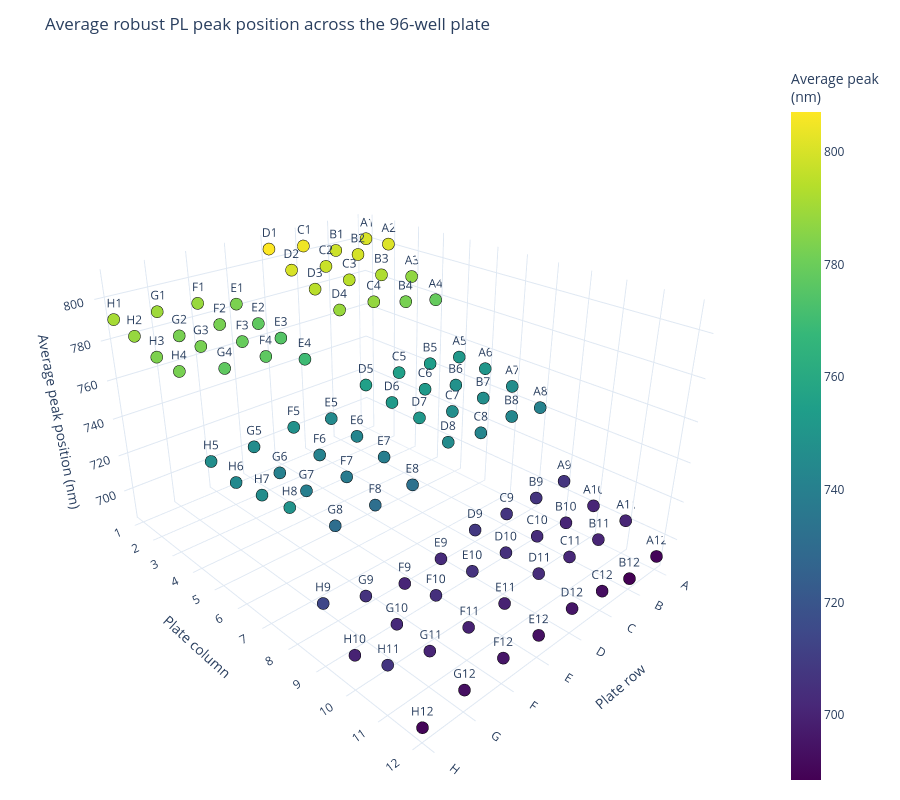

This figure's notebook cell:
### Code cell
import numpy as np
import pandas as pd
import plotly.graph_objects as go
import re


# ============================================================
# HELPER: PARSE WELL LABEL
# ============================================================

def parse_well(well):
    """
    Convert well label like 'F2' into:
        row_letter = 'F'
        row_index  = 5
        col_number = 2
    """

    match = re.match(
        r"([A-H])(\d+)",
        str(well)
    )

    if match is None:
        raise ValueError(
            f"Could not parse well: {well}"
        )

    row_letter = match.group(1)
    col_number = int(match.group(2))

    row_index = (
        ord(row_letter) - ord("A")
    )

    return (
        row_letter,
        row_index,
        col_number,
    )


# ============================================================
# 3D AVERAGE PEAK POSITION PLOT
# ============================================================

def plot_average_peak_position_3d(
    z_padding_fraction=0.05,
    minimum_z_padding=2.0,
    show_well_labels=True,
):
    """
    Plot average robust PL peak position for each well.

    x-axis = plate row letter (A-H)
    y-axis = plate column number (1-12)
    z-axis = average of Top and Bottom robust PL peaks

    Parameters
    ----------
    z_padding_fraction : float
        Fraction of the observed z-range added as padding.

    minimum_z_padding : float
        Minimum padding in nm above and below the data.

    show_well_labels : bool
        If True, display well labels beside the points.
    """

    # --------------------------------------------------------
    # Copy feature table
    # --------------------------------------------------------

    df = quaternary_features.copy()


    # --------------------------------------------------------
    # Check required columns
    # --------------------------------------------------------

    required_columns = [
        "well",
        "Top_robust_peak_nm",
        "Bottom_robust_peak_nm",
    ]

    for column in required_columns:

        if column not in df.columns:

            raise ValueError(
                f"Required column '{column}' "
                "not found in quaternary_features."
            )


    # --------------------------------------------------------
    # Average Top and Bottom robust peak positions
    # --------------------------------------------------------

    df["Average_peak_nm"] = (

        df["Top_robust_peak_nm"]
        +
        df["Bottom_robust_peak_nm"]

    ) / 2.0


    # Remove rows with missing peak data
    df = df.dropna(
        subset=[
            "Average_peak_nm"
        ]
    ).copy()


    # --------------------------------------------------------
    # Parse plate coordinates
    # --------------------------------------------------------

    parsed = df["well"].apply(
        parse_well
    )


    df["row_letter"] = parsed.apply(
        lambda value: value[0]
    )

    df["row_index"] = parsed.apply(
        lambda value: value[1]
    )

    df["col_number"] = parsed.apply(
        lambda value: value[2]
    )


    # Sort in plate order
    df = df.sort_values(
        [
            "row_index",
            "col_number",
        ]
    ).reset_index(drop=True)


    # ========================================================
    # TIGHT Z-AXIS LIMITS
    # ========================================================

    z_min = df[
        "Average_peak_nm"
    ].min()

    z_max = df[
        "Average_peak_nm"
    ].max()

    z_span = z_max - z_min


    z_padding = max(

        z_padding_fraction * z_span,

        minimum_z_padding,
    )


    z_lower = z_min - z_padding
    z_upper = z_max + z_padding


    print(
        f"Average peak range: "
        f"{z_min:.1f} to {z_max:.1f} nm"
    )

    print(
        f"Displayed z-axis range: "
        f"{z_lower:.1f} to {z_upper:.1f} nm"
    )


    # ========================================================
    # BUILD HOVER DATA
    # ========================================================

    hover_columns = [
        "well",
        "Top_robust_peak_nm",
        "Bottom_robust_peak_nm",
        "Average_peak_nm",
    ]


    # Add composition columns if available
    optional_columns = [
        "FA_fraction",
        "Cs_fraction",
        "Rb_fraction",
        "DMA_fraction",
        "I_fraction",
        "Br_fraction",
        "Cl_fraction",
    ]


    for column in optional_columns:

        if column in df.columns:
            hover_columns.append(
                column
            )


    custom_data = df[
        hover_columns
    ].to_numpy()


    # ========================================================
    # 3D SCATTER
    # ========================================================

    fig = go.Figure()


    fig.add_trace(

        go.Scatter3d(

            x=df["row_index"],

            y=df["col_number"],

            z=df["Average_peak_nm"],


            mode=(
                "markers+text"
                if show_well_labels
                else "markers"
            ),


            text=(
                df["well"]
                if show_well_labels
                else None
            ),


            textposition="top center",


            marker=dict(

                size=7,

                color=df[
                    "Average_peak_nm"
                ],

                colorscale="Viridis",

                cmin=z_min,

                cmax=z_max,

                colorbar=dict(
                    title="Average peak<br>(nm)"
                ),

                line=dict(
                    color="black",
                    width=0.5,
                ),
            ),


            customdata=custom_data,


            hovertemplate=(

                "<b>Well %{customdata[0]}</b>"

                "<br>Top peak = "
                "%{customdata[1]:.1f} nm"

                "<br>Bottom peak = "
                "%{customdata[2]:.1f} nm"

                "<br><b>Average peak = "
                "%{customdata[3]:.1f} nm</b>"

                "<extra></extra>"
            ),
        )
    )


    # ========================================================
    # LAYOUT
    # ========================================================

    fig.update_layout(

        title=(
            "Average robust PL peak position "
            "across the 96-well plate"
        ),

        height=800,

        template="plotly_white",


        scene=dict(

            # ------------------------------------------------
            # X AXIS: ROW LETTER
            # ------------------------------------------------

            xaxis=dict(

                title="Plate row",

                tickmode="array",

                tickvals=list(
                    range(8)
                ),

                ticktext=list(
                    "ABCDEFGH"
                ),
            ),


            # ------------------------------------------------
            # Y AXIS: COLUMN NUMBER
            # ------------------------------------------------

            yaxis=dict(

                title="Plate column",

                tickmode="array",

                tickvals=list(
                    range(1, 13)
                ),

                ticktext=[
                    str(value)
                    for value in range(1, 13)
                ],
            ),


            # ------------------------------------------------
            # Z AXIS: TIGHT PEAK RANGE
            # ------------------------------------------------

            zaxis=dict(

                title=(
                    "Average peak position (nm)"
                ),

                range=[
                    z_lower,
                    z_upper,
                ],

                nticks=8,
            ),


            # ------------------------------------------------
            # CAMERA
            # ------------------------------------------------

            camera=dict(

                eye=dict(

                    x=1.5,

                    y=1.6,

                    z=1.1,
                )
            ),


            aspectmode="manual",

            aspectratio=dict(

                x=1.0,

                y=1.3,

                z=0.8,
            ),
        ),


        margin=dict(

            l=10,

            r=10,

            t=60,

            b=10,
        ),
    )


    return fig


# ============================================================
# RUN
# ============================================================

average_peak_3d = (
    plot_average_peak_position_3d()
)

average_peak_3d.show()

### Figure 1 — Plotly figure (JSON) as saved in the notebook; plotly's stock layout.template omitted (floating-point values rounded to 4 significant figures; data arrays with more than 128 entries replaced by an {"elided": "..."} marker saying what was removed)
{"data": [{"customdata": {"elided": "96x11 mixed values"}, "hovertemplate": "<b>Well %{customdata[0]}</b><br>Top peak = %{customdata[1]:.1f} nm<br>Bottom peak = %{customdata[2]:.1f} nm<br><b>Average peak = %{customdata[3]:.1f} nm</b><extra></extra>", "marker": {"cmax": 807, "cmin": 688.5, "color": [800.5, 801.0, 787.0, 778.5, 751.5, 750.5, 746.5, 741.0, 707.0, 701.0, 701.0, 690.0, 798.0, 799.5, 792.5, 782.5, 754.0, 748.0, 747.0, 743.5, 706.5, 701.0, 700.5, 688.5, 804.5, 797.5, 794.5, 787.5, 755.5, 752.5, 747.0, 742.5, 707.0, 703.5, 701.5, 693.0, 807.0, 800.0, 794.5, 788.5, 755.5, 752.5, 751.0, 745.5, 708.0, 705.0, 703.5, 695.5, 783.0, 777.5, 775.0, 769.5, 745.0, 742.5, 739.0, 732.5, 703.0, 706.0, 699.5, 694.0, 788.5, 782.5, 779.0, 777.0, 748.0, 741.0, 737.5, 731.5, 701.0, 705.0, 699.5, 695.5, 789.5, 782.5, 782.5, 777.5, 746.0, 740.5, 739.5, 731.0, 706.0, 702.5, 700.5, 693.5, 791.0, 788.0, 783.5, 782.5, 747.0, 744.5, 746.5, 749.0, 714.0, 700.0, 707.0, 690.0], "colorbar": {"title": {"text": "Average peak<br>(nm)"}}, "colorscale": [[0, "#440154"], [0.1111, "#482878"], [0.2222, "#3e4989"], [0.3333, "#31688e"], [0.4444, "#26828e"], [0.5556, "#1f9e89"], [0.6667, "#35b779"], [0.7778, "#6ece58"], [0.8889, "#b5de2b"], [1, "#fde725"]], "line": {"color": "black", "width": 0.5}, "size": 7}, "mode": "markers+text", "text": ["A1", "A2", "A3", "A4", "A5", "A6", "A7", "A8", "A9", "A10", "A11", "A12", "B1", "B2", "B3", "B4", "B5", "B6", "B7", "B8", "B9", "B10", "B11", "B12", "C1", "C2", "C3", "C4", "C5", "C6", "C7", "C8", "C9", "C10", "C11", "C12", "D1", "D2", "D3", "D4", "D5", "D6", "D7", "D8", "D9", "D10", "D11", "D12", "E1", "E2", "E3", "E4", "E5", "E6", "E7", "E8", "E9", "E10", "E11", "E12", "F1", "F2", "F3", "F4", "F5", "F6", "F7", "F8", "F9", "F10", "F11", "F12", "G1", "G2", "G3", "G4", "G5", "G6", "G7", "G8", "G9", "G10", "G11", "G12", "H1", "H2", "H3", "H4", "H5", "H6", "H7", "H8", "H9", "H10", "H11", "H12"], "textposition": "top center", "type": "scatter3d", "x": [0, 0, 0, 0, 0, 0, 0, 0, 0, 0, 0, 0, 1, 1, 1, 1, 1, 1, 1, 1, 1, 1, 1, 1, 2, 2, 2, 2, 2, 2, 2, 2, 2, 2, 2, 2, 3, 3, 3, 3, 3, 3, 3, 3, 3, 3, 3, 3, 4, 4, 4, 4, 4, 4, 4, 4, 4, 4, 4, 4, 5, 5, 5, 5, 5, 5, 5, 5, 5, 5, 5, 5, 6, 6, 6, 6, 6, 6, 6, 6, 6, 6, 6, 6, 7, 7, 7, 7, 7, 7, 7, 7, 7, 7, 7, 7], "y": [1, 2, 3, 4, 5, 6, 7, 8, 9, 10, 11, 12, 1, 2, 3, 4, 5, 6, 7, 8, 9, 10, 11, 12, 1, 2, 3, 4, 5, 6, 7, 8, 9, 10, 11, 12, 1, 2, 3, 4, 5, 6, 7, 8, 9, 10, 11, 12, 1, 2, 3, 4, 5, 6, 7, 8, 9, 10, 11, 12, 1, 2, 3, 4, 5, 6, 7, 8, 9, 10, 11, 12, 1, 2, 3, 4, 5, 6, 7, 8, 9, 10, 11, 12, 1, 2, 3, 4, 5, 6, 7, 8, 9, 10, 11, 12], "z": [800.5, 801.0, 787.0, 778.5, 751.5, 750.5, 746.5, 741.0, 707.0, 701.0, 701.0, 690.0, 798.0, 799.5, 792.5, 782.5, 754.0, 748.0, 747.0, 743.5, 706.5, 701.0, 700.5, 688.5, 804.5, 797.5, 794.5, 787.5, 755.5, 752.5, 747.0, 742.5, 707.0, 703.5, 701.5, 693.0, 807.0, 800.0, 794.5, 788.5, 755.5, 752.5, 751.0, 745.5, 708.0, 705.0, 703.5, 695.5, 783.0, 777.5, 775.0, 769.5, 745.0, 742.5, 739.0, 732.5, 703.0, 706.0, 699.5, 694.0, 788.5, 782.5, 779.0, 777.0, 748.0, 741.0, 737.5, 731.5, 701.0, 705.0, 699.5, 695.5, 789.5, 782.5, 782.5, 777.5, 746.0, 740.5, 739.5, 731.0, 706.0, 702.5, 700.5, 693.5, 791.0, 788.0, 783.5, 782.5, 747.0, 744.5, 746.5, 749.0, 714.0, 700.0, 707.0, 690.0]}], "layout": {"height": 800, "margin": {"b": 10, "l": 10, "r": 10, "t": 60}, "scene": {"aspectmode": "manual", "aspectratio": {"x": 1, "y": 1.3, "z": 0.8}, "camera": {"eye": {"x": 1.5, "y": 1.6, "z": 1.1}}, "xaxis": {"tickmode": "array", "ticktext": ["A", "B", "C", "D", "E", "F", "G", "H"], "tickvals": [0, 1, 2, 3, 4, 5, 6, 7], "title": {"text": "Plate row"}}, "yaxis": {"tickmode": "array", "ticktext": ["1", "2", "3", "4", "5", "6", "7", "8", "9", "10", "11", "12"], "tickvals": [1, 2, 3, 4, 5, 6, 7, 8, 9, 10, 11, 12], "title": {"text": "Plate column"}}, "zaxis": {"nticks": 8, "range": [682.6, 812.9], "title": {"text": "Average peak position (nm)"}}}, "title": {"text": "Average robust PL peak position across the 96-well plate"}}}
